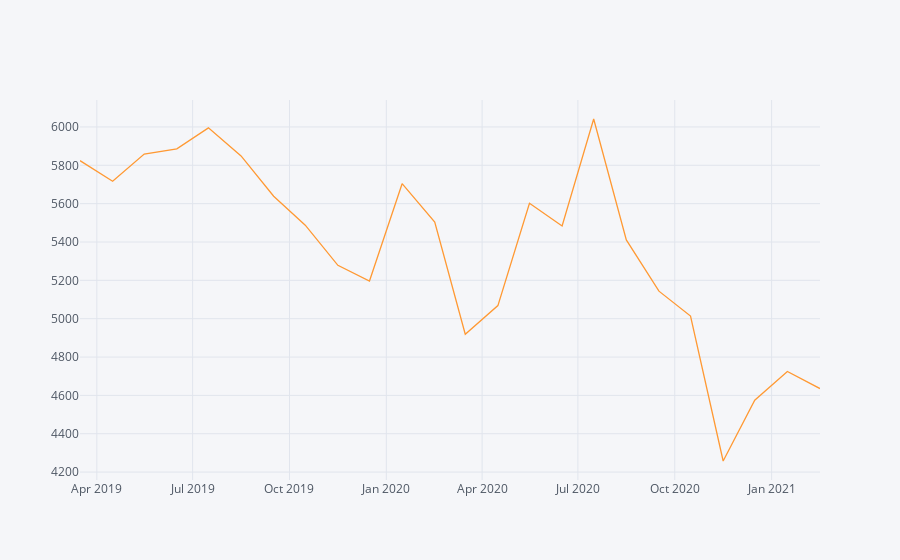

Notebook cell for this chart:
### Code cell
months.iplot()

### Figure 1 — Plotly figure (JSON) as saved in the notebook; plotly's stock layout.template omitted (floating-point values rounded to 4 significant figures)
{"data": [{"line": {"color": "rgba(255, 153, 51, 1.0)", "dash": "solid", "shape": "linear", "width": 1.3}, "mode": "lines", "name": "None", "text": "", "type": "scatter", "x": ["2019-03-16", "2019-04-16", "2019-05-16", "2019-06-16", "2019-07-16", "2019-08-16", "2019-09-16", "2019-10-16", "2019-11-16", "2019-12-16", "2020-01-16", "2020-02-16", "2020-03-16", "2020-04-16", "2020-05-16", "2020-06-16", "2020-07-16", "2020-08-16", "2020-09-16", "2020-10-16", "2020-11-16", "2020-12-16", "2021-01-16", "2021-02-16"], "y": [5824.0, 5717.0, 5858.0, 5886.0, 5995.0, 5849.0, 5639.0, 5488.0, 5278.0, 5196.0, 5704.0, 5504.0, 4919.0, 5068.0, 5602.0, 5483.0, 6041.0, 5411.0, 5144.0, 5013.0, 4258.0, 4575.0, 4725.0, 4636.0]}], "layout": {"autosize": true, "legend": {"bgcolor": "#F5F6F9", "font": {"color": "#4D5663"}}, "paper_bgcolor": "#F5F6F9", "plot_bgcolor": "#F5F6F9", "title": {"font": {"color": "#4D5663"}}, "xaxis": {"autorange": true, "gridcolor": "#E1E5ED", "range": ["2019-03-16", "2021-02-16"], "showgrid": true, "tickfont": {"color": "#4D5663"}, "title": {"font": {"color": "#4D5663"}, "text": ""}, "type": "date", "zerolinecolor": "#E1E5ED"}, "yaxis": {"autorange": true, "gridcolor": "#E1E5ED", "range": [4159.0, 6141.0], "showgrid": true, "tickfont": {"color": "#4D5663"}, "title": {"font": {"color": "#4D5663"}, "text": ""}, "type": "linear", "zerolinecolor": "#E1E5ED"}}}
